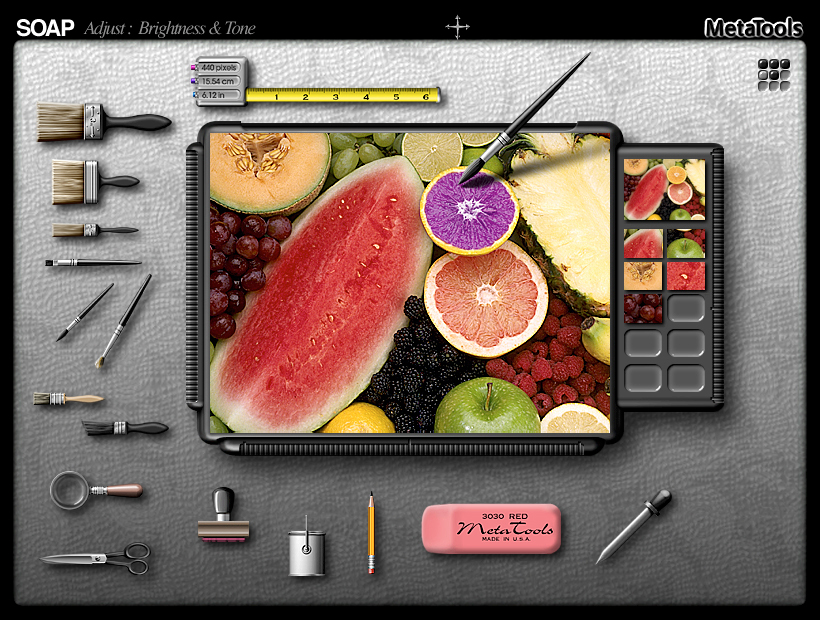
#> input picture apps/pulse-metronome/256a2530291217.561c8ab0048b8.jpg, 820 x 620 px, given in place of 27a5c34f-image.png, which was not available
$ python valley_concrete.py 1.0 1.0
#> lines starting #> are read from the running program, lines starting #| are printed output that depends on the picture
# River valley: the living river petrifies into a concrete road ("With the concrete at our feet")
import cv2, numpy as np, subprocess, sys
FPS=24; W,H=854,480; S=2; hh,ww=H*S,W*S
T=float(sys.argv[1]) if len(sys.argv)>1 else 8.6
TA=float(sys.argv[2]) if len(sys.argv)>2 else 3.0     # petrification starts
TB=TA+4.0                                             # front reaches the near end
src=cv2.imread('/mnt/user-data/uploads/27a5c34f-image.png'); Hs,Ws=src.shape[:2]
#> further down, src is the input picture: shape (620, 820, 3); mean B, G, R 98.5, 106.4, 123.1
#> after `Hs, Ws = src.shape[:2]`: Hs = 620; Ws = 820
crop=src[int(Hs*0.20):int(Hs*0.20)+int(Ws*9/16), :]
base=cv2.resize(crop,(ww,hh),interpolation=cv2.INTER_LANCZOS4).astype(np.float32)
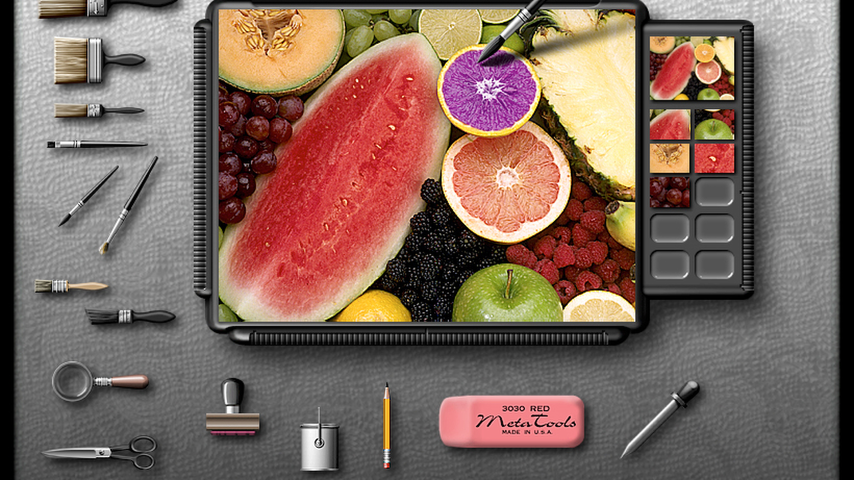
#> base: shape (960, 1708, 3) float32 (shown at 1/2 size); mean B, G, R 95, 104.6, 126.9
yy,xx=np.mgrid[0:hh,0:ww].astype(np.float32); y0=yy/S; x0=xx/S
def ss(a,b,v):
    t=np.clip((v-a)/(b-a),0,1); return t*t*(3-2*t)
sky=1-ss(70,110,y0); land=ss(90,140,y0)
# river path, far end -> near end (854x480 units): centre and half-width
C=np.array([(560,185,5),(480,197,7),(400,208,9),(300,219,12),(200,233,16),(125,249,20),(72,268,21),(78,292,19),(132,316,15),
            (200,334,9),(270,347,6),(350,356,5),(425,362,6),(500,373,11),(580,391,22),(680,410,32),(780,425,38),(870,436,40)],np.float32)
pts=[];wid=[];sv=[]
seg=np.r_[0,np.cumsum(np.hypot(*np.diff(C[:,:2],axis=0).T))]
for k in range(len(C)-1):
    for u in np.linspace(0,1,40,endpoint=False):
        p=C[k]*(1-u)+C[k+1]*u; pts.append(p[:2]); wid.append(p[2]); sv.append(seg[k]*(1-u)+seg[k+1]*u)
pts=np.array(pts); wid=np.array(wid); sv=np.array(sv)/seg[-1]
buf=np.zeros((H,W),np.float32); sfield=np.zeros((H,W),np.float32); dist=np.full((H,W),1e9,np.float32)
for (x,y),w,s in zip(pts,wid,sv):
    r=int(w*1.35)+2; x0i,y0i=int(x),int(y)
    ys,xs=np.mgrid[max(0,y0i-r):min(H,y0i+r+1),max(0,x0i-r):min(W,x0i+r+1)]
    d=np.hypot(xs-x,ys-y)/max(w,1)
    sub=dist[ys,xs]; upd=d<sub
    dist[ys[upd],xs[upd]]=d[upd]; sfield[ys[upd],xs[upd]]=s
lab=cv2.cvtColor(cv2.resize(crop,(W,H),interpolation=cv2.INTER_AREA),cv2.COLOR_BGR2LAB).astype(np.float32)
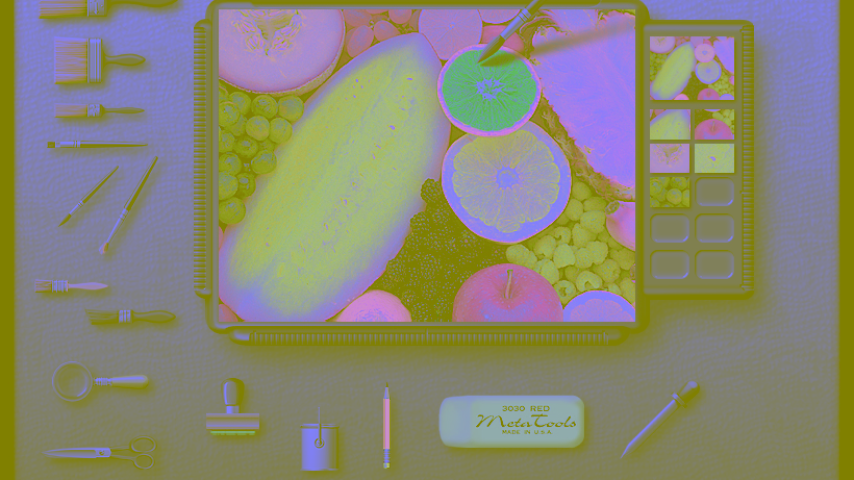
#> lab: shape (480, 854, 3) float32; mean B, G, R 117.2, 135.6, 137.4
dark=ss(118,88,lab[...,0])                                   # painted water is the dark band
#> call 3 of ss, with a = 118, b = 88
#> in ss (call 3), `t = np.clip((v - a) / (b - a), 0, 1)`:
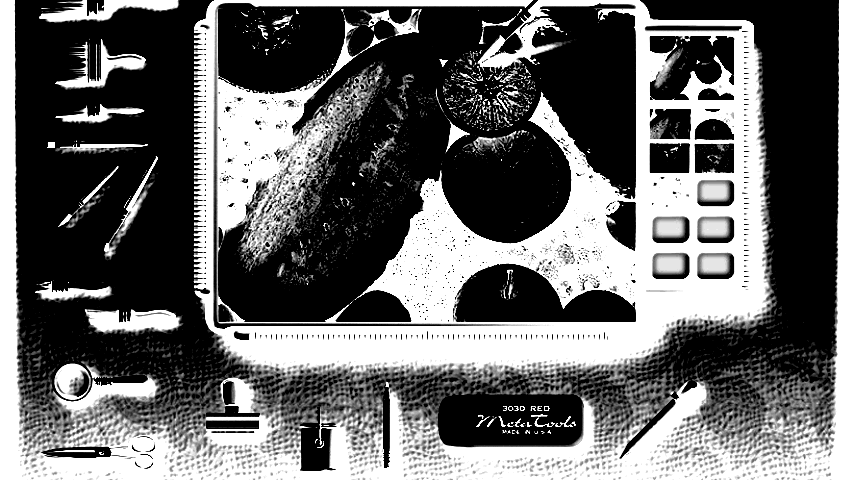
#> t: shape (480, 854) float32; min 0, max 1, mean 0.407
riv=np.clip(ss(1.35,0.85,dist)*np.maximum(dark,ss(1.0,0.6,dist)),0,1)
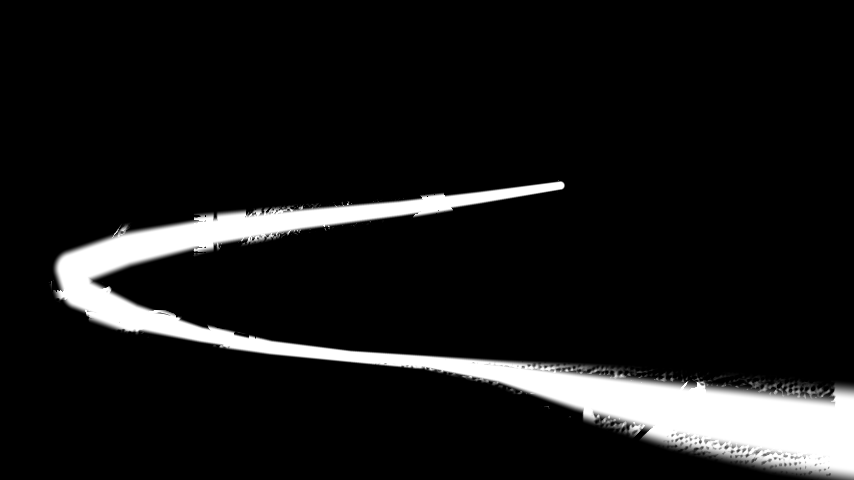
#> riv: shape (480, 854) float32; min 0, max 1, mean 0.0945
riv=cv2.GaussianBlur(riv,(0,0),1.2)
up=lambda a: cv2.resize(a,(ww,hh),interpolation=cv2.INTER_LINEAR)
R=up(riv); SF=up(sfield); D=up(dist)
# concrete: pale cement grey carrying the painting's own plaster grain
g=cv2.cvtColor(base.astype(np.uint8),cv2.COLOR_BGR2GRAY).astype(np.float32)
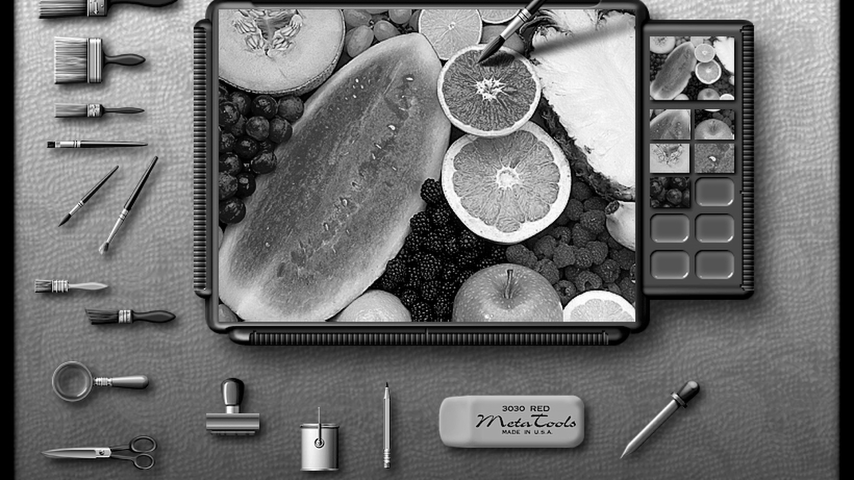
#> g: shape (960, 1708) float32 (shown at 1/2 size); min 0, max 255, mean 110.2
grain=g-cv2.GaussianBlur(g,(0,0),3*S)
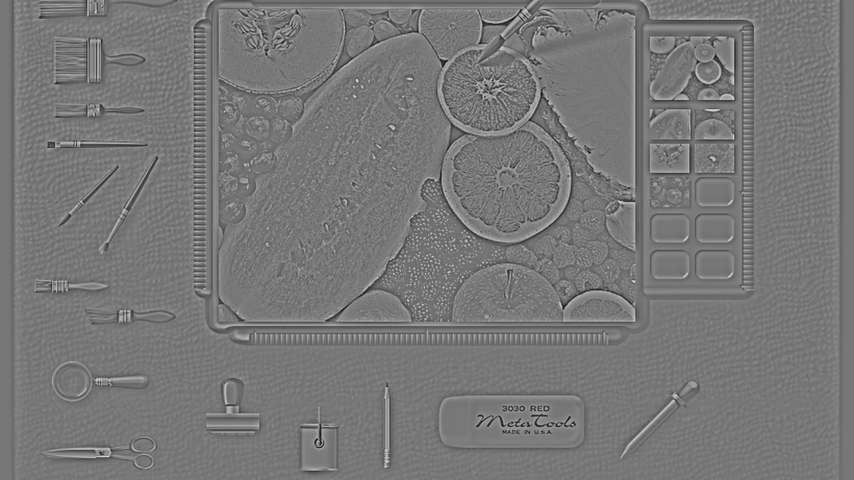
#> grain: shape (960, 1708) float32 (shown at 1/2 size); min -181.3, max 204, mean 0; drawn with min black and max white
rng=np.random.default_rng(4); speck=cv2.GaussianBlur(rng.standard_normal((hh,ww)).astype(np.float32),(0,0),0.7*S)
concrete=np.array([122,126,127],np.float32)[None,None,:]+(2.2*grain+6*speck)[...,None]
concrete=concrete*0.75+0.25*(cv2.cvtColor(cv2.cvtColor(base.astype(np.uint8),cv2.COLOR_BGR2GRAY),cv2.COLOR_GRAY2BGR).astype(np.float32)*0.85)
concrete=concrete*(0.9+0.1*ss(0,1,SF))[...,None]               # far end slightly lighter (aerial haze)
#> in ss (call 6), `return t * t * (3 - 2 * t)`:
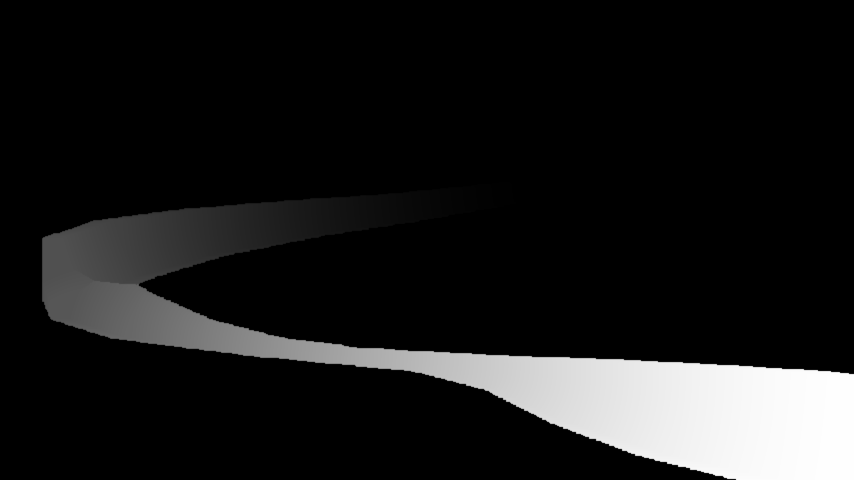
#> returned value: shape (960, 1708) float32 (shown at 1/2 size); min 0, max 1, mean 0.104
# centre line: dashes along the path, painted bone white, drawn on behind the petrification front
line=np.zeros((H,W),np.float32); lphase=np.zeros((H,W),np.float32)
acc=0
for k in range(len(pts)-1):
    (x1,y1),(x2,y2)=pts[k],pts[k+1]; w=wid[k]
    L=np.hypot(x2-x1,y2-y1); acc+=L/max(w,1.0)
    if (acc%2.2)<1.15 and w>4.5:
        cv2.line(line,(int(x1*4),int(y1*4)),(int(x2*4),int(y2*4)),1.0,max(3,int(w*0.11*4)),cv2.LINE_AA,shift=2)
        cv2.line(lphase,(int(x1*4),int(y1*4)),(int(x2*4),int(y2*4)),float(sv[k]),max(3,int(w*0.11*4)),cv2.LINE_AA,shift=2)
LN=up(cv2.GaussianBlur(line,(0,0),0.5)); LP=up(lphase)
rough=0.75+0.25*cv2.resize(rng.random((60,107)).astype(np.float32),(ww,hh),interpolation=cv2.INTER_CUBIC)
bone=np.array([206,214,222],np.float32)
#> (the run stopped early here; a loop or call above may not have finished)
